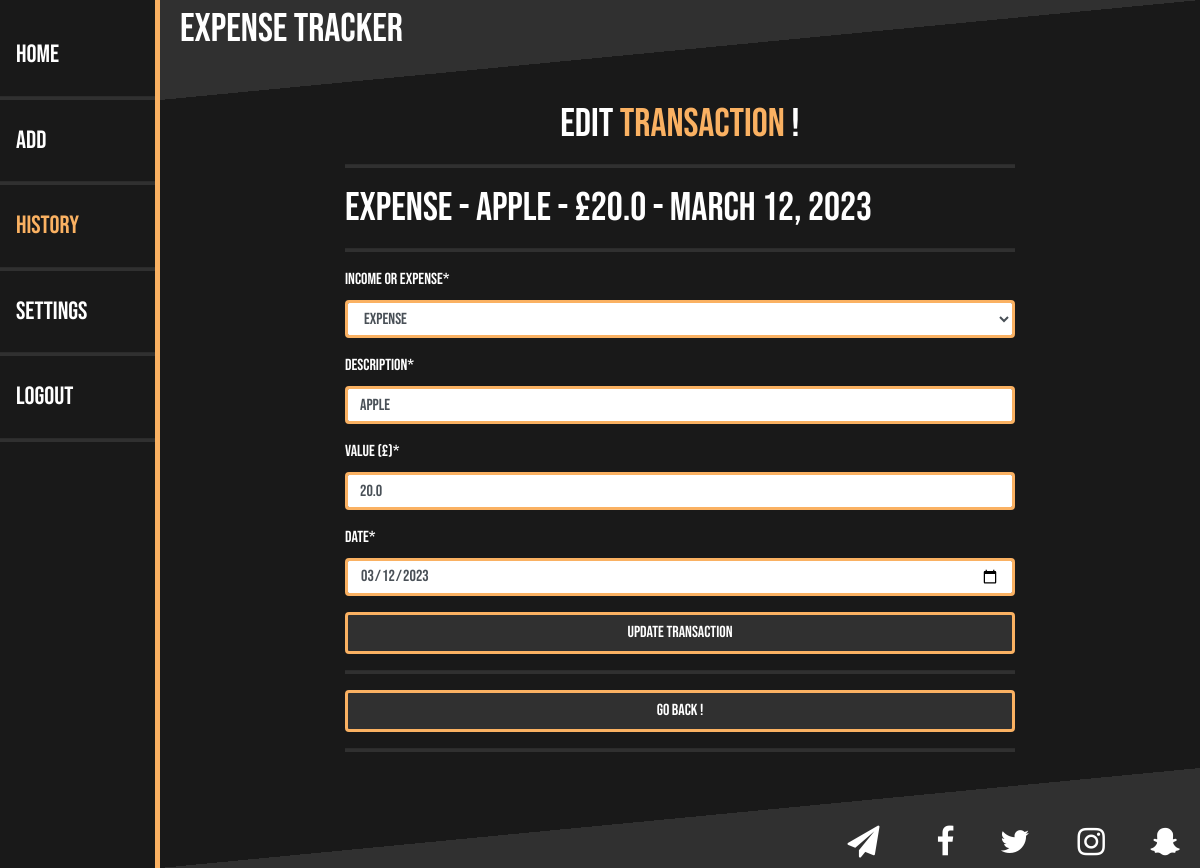
Page /editTransaction/167 on the earlier database version.
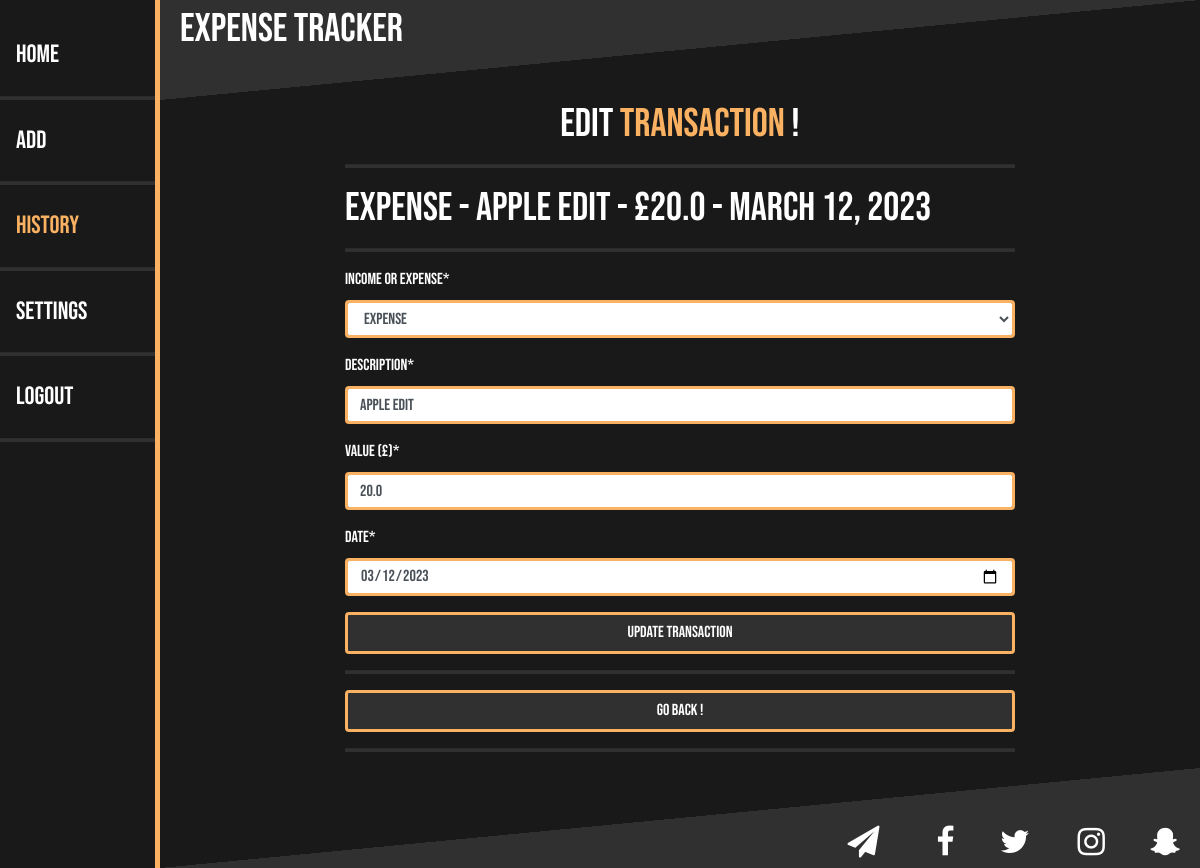
Same page on the later database version.
### main/models.py (models this page shows)
class IncomeExpense(models.Model):
    user = models.ForeignKey(User, on_delete = CASCADE, related_name = "user", null = True)
    typeIE = models.CharField(max_length = 10, choices = INCOME_EXPENSE_CHOICES)
    description = models.CharField(max_length = 20)
    value = models.FloatField()
    date = models.DateField()
    def __str__(self):
        return self.description

### main/views.py (the view)
# urls.py: path("editTransaction/<itemID>", views.editTransaction, name = "editTransaction"),
def editTransaction(response, itemID):
    try:
        item = IncomeExpense.objects.get(id = itemID)  # Get IncomeExpense Object Using itemID Passed In From Button Press.
        if response.method == "POST":
            form = forms.AddIncomeExpense(response.POST) # FORM: Get Data From The Submitted Form And Store It In A Variable.
            if form.is_valid(): # IS_VALID(): Check If The Form Is Valid. If The Form Has No Errors It Is Valid.
                typeIE = form.cleaned_data["typeIE"]
                description = form.cleaned_data["description"]
                value = form.cleaned_data["value"]
                value = round(value, 2)
                date = form.cleaned_data["date"]
                obj = IncomeExpense(id = itemID, user = response.user, typeIE = typeIE, description = description, value = value, date = date)  # UPDATE OBJECT: Update 'IncomeExpense' Object Using The Form Values.
                obj.save() # SAVE OBJECT: Save Object Into The Database.
                return HttpResponseRedirect("/editTransaction/"+itemID)  # Once The Object Has Been Deleted Remain On The Same Page 'history'.
        else:
            form = forms.AddIncomeExpense() # FORM: Instance Of The 'AddIncomeExpense' Form Stored In A Variable. This Will Be Passed Into The 'editTransaction' Template.
            form.initial["typeIE"] = item.typeIE # INITIAL VALUE: Set Initial Value Of The 'typeIE' Field.
            form.initial["description"] = item.description # INITIAL VALUE: Set Initial Value Of The 'description' Field.
            form.initial["value"] = item.value # INITIAL VALUE: Set Initial Value Of The 'value' Field.
            form.initial["date"] = item.date # INITIAL VALUE: Set Initial Value Of The 'date' Field.
    except IncomeExpense.DoesNotExist:
        raise Http404  # If IncomeExpense Does Not Exist Go To 404 Page (Page Not Found).
    context = {"item": item, "form": form}
    return render(response, "main/editTransaction.html", context)

### main/templates/main/editTransaction.html (shortened to what this page needs)
{% extends 'main/base.html' %}
{% load crispy_forms_filters %}
{% block sideBar %}
    <div class="sideNavigationBar">
        <a href="/home">Home</a>
        <hr style="height: 3px">
        <a href="/add">Add</a>
        <hr style="height: 3px">
        <a href="/history" style="color: #FAB162">History</a>
        <hr style="height: 3px">
        <a href="/settings">Settings</a>
        <hr style="height: 3px">
        <a href="/logout">Logout</a>
        <hr style="height: 3px">
    </div>
{% endblock %}
{% block content %}
    <h1 style="text-align: center; color: #FFFFFF">Edit <span style="color: #FAB162">Transaction</span> {{ user.first_name }} !</h1>
    <hr style="height:3px;">
    <form method = "POST" action = "" class="formColour" , style="font-family: abc,serif">
        <h1>{{ item.typeIE }} - {{ item.description }} - £{{ item.value }} - {{ item.date }}</h1>
        <hr style="height:3px;">
        {{ form|crispy }}
        <button style = "background-color: #303030; width: 100%; border-color: #FAB162; border-width: 3px;" type = "submit" name = "submitButton" class="btn btn-success"><span style='font-family: abc, sans-serif'>Update Transaction</span></button>
    </form>
    <hr style="height:3px;">
    <a style = "background-color: #303030; width: 100%; border-color: #FAB162; border-width: 3px;" href="/history" class="btn btn-success">Go Back !</a>
    <hr style="height:3px;">
{% endblock %}

Differences in the rows shown:
changed IncomeExpense "EXPENSE": description "Apple" → "Apple EDIT"
